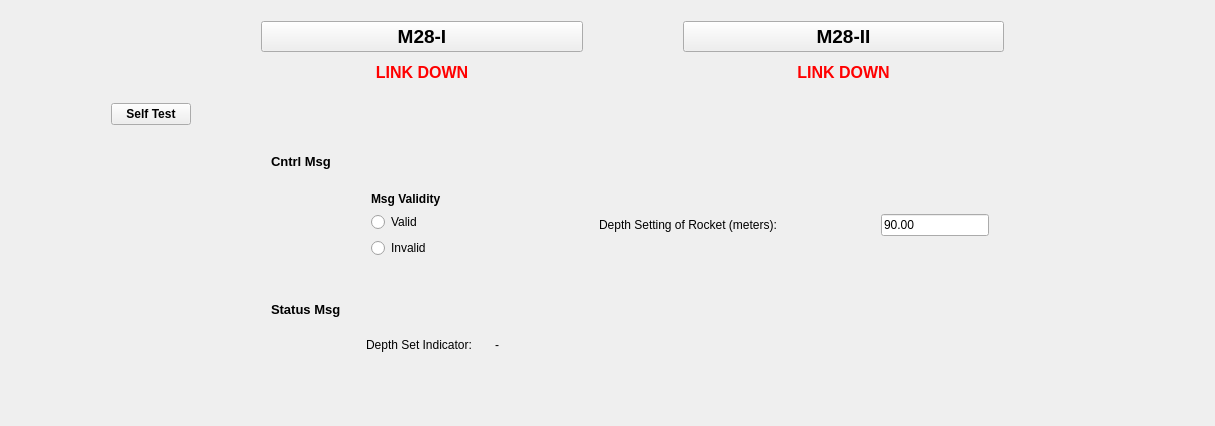
   <widget class="QWidget" name="tab_6">
    <attribute name="title">
     <string>28M</string>
    </attribute>
    <layout class="QVBoxLayout" name="verticalLayout_41">
     <item>
      <layout class="QVBoxLayout" name="verticalLayout_42">
       <property name="leftMargin">
        <number>100</number>
       </property>
       <property name="topMargin">
        <number>5</number>
       </property>
       <property name="bottomMargin">
        <number>5</number>
       </property>
       <item>
        <layout class="QHBoxLayout" name="horizontalLayout_71">
         <property name="spacing">
          <number>100</number>
         </property>
         <property name="leftMargin">
          <number>150</number>
         </property>
         <property name="topMargin">
          <number>5</number>
         </property>
         <property name="rightMargin">
          <number>200</number>
         </property>
         <property name="bottomMargin">
          <number>0</number>
         </property>
         <item>
          <widget class="QPushButton" name="pushButton_10">
           <property name="font">
            <font>
             <pointsize>14</pointsize>
             <weight>75</weight>
             <bold>true</bold>
            </font>
           </property>
           <property name="text">
            <string>M28-I</string>
           </property>
          </widget>
         </item>
         <item>
          <widget class="QPushButton" name="pushButton_11">
           <property name="font">
            <font>
             <pointsize>14</pointsize>
             <weight>75</weight>
             <bold>true</bold>
            </font>
           </property>
           <property name="text">
            <string>M28-II</string>
           </property>
          </widget>
         </item>
        </layout>
       </item>
       <item>
        <layout class="QHBoxLayout" name="horizontalLayout_72">
         <property name="spacing">
          <number>100</number>
         </property>
         <property name="leftMargin">
          <number>150</number>
         </property>
         <property name="topMargin">
          <number>0</number>
         </property>
         <property name="rightMargin">
          <number>200</number>
         </property>
         <property name="bottomMargin">
          <number>5</number>
         </property>
         <item>
          <layout class="QVBoxLayout" name="verticalLayout_43">
           <property name="leftMargin">
            <number>5</number>
           </property>
           <property name="topMargin">
            <number>5</number>
           </property>
           <property name="rightMargin">
            <number>5</number>
           </property>
           <property name="bottomMargin">
            <number>5</number>
           </property>
           <item>
            <widget class="QLabel" name="label_57">
             <property name="font">
              <font>
               <pointsize>12</pointsize>
               <weight>75</weight>
               <bold>true</bold>
              </font>
             </property>
             <property name="styleSheet">
              <string notr="true">color: red;</string>
             </property>
             <property name="text">
              <string>LINK DOWN</string>
             </property>
             <property name="alignment">
              <set>Qt::AlignCenter</set>
             </property>
            </widget>
           </item>
          </layout>
         </item>
         <item>
          <layout class="QVBoxLayout" name="verticalLayout_44">
           <property name="leftMargin">
            <number>5</number>
           </property>
           <property name="topMargin">
            <number>5</number>
           </property>
           <property name="rightMargin">
            <number>5</number>
           </property>
           <property name="bottomMargin">
            <number>5</number>
           </property>
           <item>
            <widget class="QLabel" name="label_58">
             <property name="font">
              <font>
               <pointsize>12</pointsize>
               <weight>75</weight>
               <bold>true</bold>
              </font>
             </property>
             <property name="styleSheet">
              <string notr="true">color: red;</string>
             </property>
             <property name="text">
              <string>LINK DOWN</string>
             </property>
             <property name="alignment">
              <set>Qt::AlignCenter</set>
             </property>
            </widget>
           </item>
          </layout>
         </item>
        </layout>
       </item>
       <item>
        <layout class="QHBoxLayout" name="horizontalLayout_73">
         <property name="leftMargin">
          <number>0</number>
         </property>
         <property name="topMargin">
          <number>5</number>
         </property>
         <property name="bottomMargin">
          <number>5</number>
         </property>
         <item>
          <widget class="QPushButton" name="pushButton_12">
           <property name="font">
            <font>
             <weight>75</weight>
             <bold>true</bold>
            </font>
           </property>
           <property name="text">
            <string>Self Test</string>
           </property>
          </widget>
         </item>
         <item>
          <spacer name="horizontalSpacer_25">
           <property name="orientation">
            <enum>Qt::Horizontal</enum>
           </property>
           <property name="sizeHint" stdset="0">
            <size>
             <width>40</width>
             <height>20</height>
            </size>
           </property>
          </spacer>
         </item>
        </layout>
       </item>
       <item>
        <layout class="QHBoxLayout" name="horizontalLayout_74">
         <property name="leftMargin">
          <number>150</number>
         </property>
         <property name="topMargin">
          <number>5</number>
         </property>
         <property name="rightMargin">
          <number>200</number>
         </property>
         <property name="bottomMargin">
          <number>5</number>
         </property>
         <item>
          <widget class="QFrame" name="M28_Cntrl_Msg_2">
           <property name="styleSheet">
            <string notr="true">#M28_Cntrl_Msg { 
border: 2px solid black; 
border-radius: 5px; 
background-color: white; 
}</string>
           </property>
           <layout class="QGridLayout" name="gridLayout_10">
            <property name="leftMargin">
             <number>5</number>
            </property>
            <property name="topMargin">
             <number>5</number>
            </property>
            <property name="rightMargin">
             <number>5</number>
            </property>
            <property name="bottomMargin">
             <number>5</number>
            </property>
            <item row="0" column="0">
             <layout class="QHBoxLayout" name="horizontalLayout_75">
              <property name="leftMargin">
               <number>5</number>
              </property>
              <property name="topMargin">
               <number>5</number>
              </property>
              <property name="rightMargin">
               <number>5</number>
              </property>
              <property name="bottomMargin">
               <number>5</number>
              </property>
              <item>
               <widget class="QLabel" name="label_59">
                <property name="font">
                 <font>
                  <pointsize>10</pointsize>
                  <weight>75</weight>
                  <bold>true</bold>
                 </font>
                </property>
                <property name="text">
                 <string>Cntrl Msg</string>
                </property>
               </widget>
              </item>
              <item>
               <spacer name="horizontalSpacer_26">
                <property name="orientation">
                 <enum>Qt::Horizontal</enum>
                </property>
                <property name="sizeHint" stdset="0">
                 <size>
                  <width>40</width>
                  <height>20</height>
                 </size>
                </property>
               </spacer>
              </item>
             </layout>
            </item>
            <item row="1" column="0">
             <layout class="QHBoxLayout" name="horizontalLayout_76">
              <property name="spacing">
               <number>100</number>
              </property>
              <property name="leftMargin">
               <number>100</number>
              </property>
              <property name="topMargin">
               <number>5</number>
              </property>
              <property name="rightMargin">
               <number>5</number>
              </property>
              <property name="bottomMargin">
               <number>5</number>
              </property>
              <item>
               <widget class="QFrame" name="M28_Msg_Validity_2">
                <property name="styleSheet">
                 <string notr="true">#M28_Msg_Validity { 
border: 1px solid black; 
border-radius: 5px; 
background-color: white; 
}</string>
                </property>
                <layout class="QVBoxLayout" name="verticalLayout_45">
                 <property name="leftMargin">
                  <number>5</number>
                 </property>
                 <property name="topMargin">
                  <number>5</number>
                 </property>
                 <property name="rightMargin">
                  <number>5</number>
                 </property>
                 <property name="bottomMargin">
                  <number>5</number>
                 </property>
                 <item>
                  <widget class="QLabel" name="label_60">
                   <property name="font">
                    <font>
                     <weight>75</weight>
                     <bold>true</bold>
                    </font>
                   </property>
                   <property name="text">
                    <string>Msg Validity</string>
                   </property>
                  </widget>
                 </item>
                 <item>
                  <widget class="QRadioButton" name="radioButton_13">
                   <property name="text">
                    <string>Valid                    </string>
                   </property>
                  </widget>
                 </item>
                 <item>
                  <widget class="QRadioButton" name="radioButton_14">
                   <property name="text">
                    <string>Invalid</string>
                   </property>
                  </widget>
                 </item>
                </layout>
               </widget>
              </item>
              <item>
               <layout class="QHBoxLayout" name="horizontalLayout_77">
                <property name="leftMargin">
                 <number>5</number>
                </property>
                <property name="topMargin">
                 <number>5</number>
                </property>
                <property name="rightMargin">
                 <number>5</number>
                </property>
                <property name="bottomMargin">
                 <number>5</number>
                </property>
                <item>
                 <widget class="QLabel" name="label_61">
                  <property name="text">
                   <string>Depth Setting of Rocket (meters): </string>
                  </property>
                 </widget>
                </item>
                <item>
                 <widget class="QLineEdit" name="lineEdit_6">
                  <property name="text">
                   <string>90.00</string>
                  </property>
                 </widget>
                </item>
               </layout>
              </item>
             </layout>
            </item>
           </layout>
          </widget>
         </item>
        </layout>
       </item>
       <item>
        <layout class="QHBoxLayout" name="horizontalLayout_78">
         <property name="leftMargin">
          <number>150</number>
         </property>
         <property name="topMargin">
          <number>5</number>
         </property>
         <property name="rightMargin">
          <number>200</number>
         </property>
         <property name="bottomMargin">
          <number>5</number>
         </property>
         <item>
          <widget class="QFrame" name="M28_Status_Msg_2">
           <property name="styleSheet">
            <string notr="true">#M28_Status_Msg { 
border: 2px solid black; 
border-radius: 5px; 
background-color: white; 
}</string>
           </property>
           <layout class="QVBoxLayout" name="verticalLayout_46">
            <property name="leftMargin">
             <number>5</number>
            </property>
            <property name="topMargin">
             <number>5</number>
            </property>
            <property name="rightMargin">
             <number>5</number>
            </property>
            <property name="bottomMargin">
             <number>5</number>
            </property>
            <item>
             <layout class="QHBoxLayout" name="horizontalLayout_79">
              <property name="leftMargin">
               <number>5</number>
              </property>
              <property name="topMargin">
               <number>5</number>
              </property>
              <property name="rightMargin">
               <number>5</number>
              </property>
              <property name="bottomMargin">
               <number>5</number>
              </property>
              <item>
               <widget class="QLabel" name="label_62">
                <property name="font">
                 <font>
                  <pointsize>10</pointsize>
                  <weight>75</weight>
                  <bold>true</bold>
                 </font>
                </property>
                <property name="text">
                 <string>Status Msg</string>
                </property>
               </widget>
              </item>
              <item>
               <spacer name="horizontalSpacer_27">
                <property name="orientation">
                 <enum>Qt::Horizontal</enum>
                </property>
                <property name="sizeHint" stdset="0">
                 <size>
                  <width>40</width>
                  <height>20</height>
                 </size>
                </property>
               </spacer>
              </item>
             </layout>
            </item>
            <item>
             <layout class="QHBoxLayout" name="horizontalLayout_80">
              <property name="leftMargin">
               <number>100</number>
              </property>
              <property name="topMargin">
               <number>5</number>
              </property>
              <property name="rightMargin">
               <number>5</number>
              </property>
              <property name="bottomMargin">
               <number>5</number>
              </property>
              <item>
               <widget class="QLabel" name="label_63">
                <property name="text">
                 <string>Depth Set Indicator:     </string>
                </property>
               </widget>
              </item>
              <item>
               <widget class="QLabel" name="label_64">
                <property name="text">
                 <string>-                               </string>
                </property>
               </widget>
              </item>
              <item>
               <spacer name="horizontalSpacer_28">
                <property name="orientation">
                 <enum>Qt::Horizontal</enum>
                </property>
                <property name="sizeHint" stdset="0">
                 <size>
                  <width>40</width>
                  <height>20</height>
                 </size>
                </property>
               </spacer>
              </item>
             </layout>
            </item>
           </layout>
          </widget>
         </item>
        </layout>
       </item>
       <item>
        <spacer name="verticalSpacer_6">
         <property name="orientation">
          <enum>Qt::Vertical</enum>
         </property>
         <property name="sizeHint" stdset="0">
          <size>
           <width>20</width>
           <height>40</height>
          </size>
         </property>
        </spacer>
       </item>
      </layout>
     </item>
    </layout>
   </widget>
